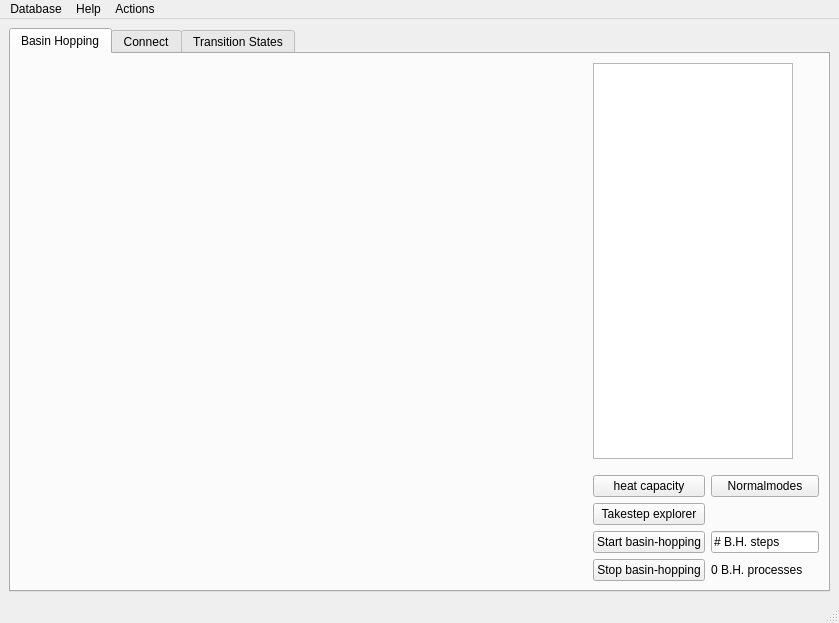
<?xml version="1.0" encoding="UTF-8"?>
<ui version="4.0">
 <class>MainWindow</class>
 <widget class="QMainWindow" name="MainWindow">
  <property name="geometry">
   <rect>
    <x>0</x>
    <y>0</y>
    <width>839</width>
    <height>623</height>
   </rect>
  </property>
  <property name="sizePolicy">
   <sizepolicy hsizetype="Expanding" vsizetype="Expanding">
    <horstretch>0</horstretch>
    <verstretch>0</verstretch>
   </sizepolicy>
  </property>
  <property name="windowTitle">
   <string>MainWindow</string>
  </property>
  <widget class="QWidget" name="centralwidget">
   <layout class="QGridLayout" name="gridLayout">
    <item row="0" column="0">
     <widget class="QTabWidget" name="tabWidget">
      <property name="currentIndex">
       <number>0</number>
      </property>
      <widget class="QWidget" name="BHTab">
       <attribute name="title">
        <string>Basin Hopping</string>
       </attribute>
       <layout class="QVBoxLayout" name="verticalLayout_4">
        <item>
         <layout class="QHBoxLayout" name="horizontalLayout_3">
          <item>
           <widget class="Show3D" name="ogl_main" native="true">
            <property name="sizePolicy">
             <sizepolicy hsizetype="Expanding" vsizetype="Expanding">
              <horstretch>0</horstretch>
              <verstretch>0</verstretch>
             </sizepolicy>
            </property>
           </widget>
          </item>
          <item>
           <layout class="QVBoxLayout" name="verticalLayout_3">
            <item>
             <widget class="QTableView" name="list_minima_main">
              <property name="sizePolicy">
               <sizepolicy hsizetype="Maximum" vsizetype="Expanding">
                <horstretch>0</horstretch>
                <verstretch>0</verstretch>
               </sizepolicy>
              </property>
              <property name="maximumSize">
               <size>
                <width>200</width>
                <height>16777215</height>
               </size>
              </property>
              <property name="editTriggers">
               <set>QAbstractItemView::NoEditTriggers</set>
              </property>
              <property name="selectionMode">
               <enum>QAbstractItemView::SingleSelection</enum>
              </property>
              <property name="sortingEnabled">
               <bool>true</bool>
              </property>
              <attribute name="horizontalHeaderCascadingSectionResizes">
               <bool>true</bool>
              </attribute>
              <attribute name="horizontalHeaderDefaultSectionSize">
               <number>80</number>
              </attribute>
              <attribute name="horizontalHeaderShowSortIndicator" stdset="0">
               <bool>true</bool>
              </attribute>
              <attribute name="horizontalHeaderStretchLastSection">
               <bool>false</bool>
              </attribute>
              <attribute name="verticalHeaderVisible">
               <bool>false</bool>
              </attribute>
              <attribute name="verticalHeaderCascadingSectionResizes">
               <bool>false</bool>
              </attribute>
              <attribute name="verticalHeaderShowSortIndicator" stdset="0">
               <bool>false</bool>
              </attribute>
             </widget>
            </item>
            <item>
             <layout class="QGridLayout" name="gridLayout_3">
              <property name="topMargin">
               <number>10</number>
              </property>
              <item row="4" column="0">
               <widget class="QPushButton" name="btn_stop_basinhopping">
                <property name="toolTip">
                 <string>&lt;html&gt;&lt;head/&gt;&lt;body&gt;&lt;p&gt;Stop all basinhopping processes&lt;/p&gt;&lt;/body&gt;&lt;/html&gt;</string>
                </property>
                <property name="text">
                 <string>Stop basin-hopping</string>
                </property>
               </widget>
              </item>
              <item row="0" column="1">
               <widget class="QPushButton" name="pushNormalmodesMin">
                <property name="toolTip">
                 <string>&lt;html&gt;&lt;head/&gt;&lt;body&gt;&lt;p&gt;launch a tool to explore the normal modees of the current structure&lt;/p&gt;&lt;/body&gt;&lt;/html&gt;</string>
                </property>
                <property name="text">
                 <string>Normalmodes</string>
                </property>
               </widget>
              </item>
              <item row="2" column="0">
               <widget class="QPushButton" name="pushTakestepExplorer">
                <property name="toolTip">
                 <string>&lt;html&gt;&lt;head/&gt;&lt;body&gt;&lt;p&gt;launch a tool to look at the basinhopping steps in detail&lt;/p&gt;&lt;/body&gt;&lt;/html&gt;</string>
                </property>
                <property name="text">
                 <string>Takestep explorer</string>
                </property>
               </widget>
              </item>
              <item row="0" column="0">
               <widget class="QPushButton" name="btn_heat_capacity">
                <property name="toolTip">
                 <string>&lt;html&gt;&lt;head/&gt;&lt;body&gt;&lt;p&gt;launch a tool to compute the heat capacity in the harmonic superposition approximation&lt;/p&gt;&lt;/body&gt;&lt;/html&gt;</string>
                </property>
                <property name="text">
                 <string>heat capacity</string>
                </property>
               </widget>
              </item>
              <item row="3" column="0">
               <widget class="QPushButton" name="btn_start_basinhopping">
                <property name="toolTip">
                 <string>&lt;html&gt;&lt;head/&gt;&lt;body&gt;&lt;p&gt;Start a basinhopping run&lt;/p&gt;&lt;/body&gt;&lt;/html&gt;</string>
                </property>
                <property name="text">
                 <string>Start basin-hopping</string>
                </property>
               </widget>
              </item>
              <item row="4" column="1">
               <widget class="QLabel" name="label_bh_nproc">
                <property name="toolTip">
                 <string>&lt;html&gt;&lt;head/&gt;&lt;body&gt;&lt;p&gt;This lists the number of basinhopping processes currently running in parallel&lt;/p&gt;&lt;/body&gt;&lt;/html&gt;</string>
                </property>
                <property name="text">
                 <string>0 B.H. processes</string>
                </property>
               </widget>
              </item>
              <item row="3" column="1">
               <widget class="QLineEdit" name="lineEdit_bh_nsteps">
                <property name="sizePolicy">
                 <sizepolicy hsizetype="Minimum" vsizetype="Fixed">
                  <horstretch>0</horstretch>
                  <verstretch>0</verstretch>
                 </sizepolicy>
                </property>
                <property name="toolTip">
                 <string>&lt;html&gt;&lt;head/&gt;&lt;body&gt;&lt;p&gt;Set the number of basinhopping iterations&lt;/p&gt;&lt;/body&gt;&lt;/html&gt;</string>
                </property>
                <property name="text">
                 <string># B.H. steps</string>
                </property>
               </widget>
              </item>
             </layout>
            </item>
           </layout>
          </item>
         </layout>
        </item>
       </layout>
      </widget>
      <widget class="QWidget" name="NEBTab">
       <attribute name="title">
        <string>Connect</string>
       </attribute>
       <layout class="QHBoxLayout" name="horizontalLayout">
        <item>
         <layout class="QVBoxLayout" name="verticalLayout">
          <property name="leftMargin">
           <number>5</number>
          </property>
          <item>
           <widget class="Show3DWithSlider" name="oglPath" native="true">
            <property name="sizePolicy">
             <sizepolicy hsizetype="Expanding" vsizetype="Preferred">
              <horstretch>0</horstretch>
              <verstretch>0</verstretch>
             </sizepolicy>
            </property>
           </widget>
          </item>
         </layout>
        </item>
        <item>
         <layout class="QVBoxLayout" name="verticalLayout_2">
          <property name="leftMargin">
           <number>6</number>
          </property>
          <item>
           <layout class="QVBoxLayout" name="verticalLayout_5" stretch="0,0,0">
            <item>
             <widget class="QTableView" name="listMinima1">
              <property name="sizePolicy">
               <sizepolicy hsizetype="Maximum" vsizetype="Expanding">
                <horstretch>0</horstretch>
                <verstretch>0</verstretch>
               </sizepolicy>
              </property>
              <property name="maximumSize">
               <size>
                <width>200</width>
                <height>16777215</height>
               </size>
              </property>
              <property name="editTriggers">
               <set>QAbstractItemView::NoEditTriggers</set>
              </property>
              <property name="selectionMode">
               <enum>QAbstractItemView::SingleSelection</enum>
              </property>
              <property name="sortingEnabled">
               <bool>true</bool>
              </property>
              <attribute name="horizontalHeaderDefaultSectionSize">
               <number>85</number>
              </attribute>
              <attribute name="verticalHeaderVisible">
               <bool>false</bool>
              </attribute>
             </widget>
            </item>
            <item>
             <widget class="QTableView" name="listMinima2">
              <property name="sizePolicy">
               <sizepolicy hsizetype="Maximum" vsizetype="Expanding">
                <horstretch>0</horstretch>
                <verstretch>0</verstretch>
               </sizepolicy>
              </property>
              <property name="maximumSize">
               <size>
                <width>200</width>
                <height>16777215</height>
               </size>
              </property>
              <property name="editTriggers">
               <set>QAbstractItemView::NoEditTriggers</set>
              </property>
              <property name="selectionMode">
               <enum>QAbstractItemView::SingleSelection</enum>
              </property>
              <property name="sortingEnabled">
               <bool>true</bool>
              </property>
              <attribute name="horizontalHeaderDefaultSectionSize">
               <number>80</number>
              </attribute>
              <attribute name="verticalHeaderVisible">
               <bool>false</bool>
              </attribute>
             </widget>
            </item>
            <item>
             <layout class="QGridLayout" name="gridLayout_2">
              <property name="leftMargin">
               <number>20</number>
              </property>
              <property name="topMargin">
               <number>0</number>
              </property>
              <property name="rightMargin">
               <number>20</number>
              </property>
              <item row="1" column="0">
               <widget class="QPushButton" name="btnAlign">
                <property name="sizePolicy">
                 <sizepolicy hsizetype="Maximum" vsizetype="Fixed">
                  <horstretch>0</horstretch>
                  <verstretch>0</verstretch>
                 </sizepolicy>
                </property>
                <property name="maximumSize">
                 <size>
                  <width>100</width>
                  <height>100</height>
                 </size>
                </property>
                <property name="toolTip">
                 <string>&lt;html&gt;&lt;head/&gt;&lt;body&gt;&lt;p&gt;Find best alignment between two structures&lt;/p&gt;&lt;/body&gt;&lt;/html&gt;</string>
                </property>
                <property name="text">
                 <string>Align</string>
                </property>
               </widget>
              </item>
              <item row="3" column="1">
               <widget class="QPushButton" name="btnReconnect">
                <property name="toolTip">
                 <string>&lt;html&gt;&lt;head/&gt;&lt;body&gt;&lt;p&gt;Start a fresh double ended connect run&lt;/p&gt;&lt;/body&gt;&lt;/html&gt;</string>
                </property>
                <property name="text">
                 <string>Reconnect</string>
                </property>
               </widget>
              </item>
              <item row="2" column="0">
               <widget class="QPushButton" name="btnNEB">
                <property name="sizePolicy">
                 <sizepolicy hsizetype="Maximum" vsizetype="Fixed">
                  <horstretch>0</horstretch>
                  <verstretch>0</verstretch>
                 </sizepolicy>
                </property>
                <property name="maximumSize">
                 <size>
                  <width>100</width>
                  <height>16777215</height>
                 </size>
                </property>
                <property name="toolTip">
                 <string>&lt;html&gt;&lt;head/&gt;&lt;body&gt;&lt;p&gt;Start an NEB run (no alignment is done)&lt;/p&gt;&lt;/body&gt;&lt;/html&gt;</string>
                </property>
                <property name="text">
                 <string>NEB</string>
                </property>
               </widget>
              </item>
              <item row="3" column="0">
               <widget class="QPushButton" name="btnConnect">
                <property name="toolTip">
                 <string>&lt;html&gt;&lt;head/&gt;&lt;body&gt;&lt;p&gt;Start a double ended connect run&lt;/p&gt;&lt;/body&gt;&lt;/html&gt;</string>
                </property>
                <property name="text">
                 <string>Connect</string>
                </property>
               </widget>
              </item>
              <item row="5" column="0">
               <widget class="QPushButton" name="btnShowGraph">
                <property name="toolTip">
                 <string>&lt;html&gt;&lt;head/&gt;&lt;body&gt;&lt;p&gt;Show the graph of minima and transition states&lt;/p&gt;&lt;/body&gt;&lt;/html&gt;</string>
                </property>
                <property name="text">
                 <string>Show graph</string>
                </property>
               </widget>
              </item>
              <item row="5" column="1">
               <widget class="QPushButton" name="btnDisconnectivity_graph">
                <property name="toolTip">
                 <string>&lt;html&gt;&lt;head/&gt;&lt;body&gt;&lt;p&gt;Show the disconnectivity graph&lt;/p&gt;&lt;/body&gt;&lt;/html&gt;</string>
                </property>
                <property name="text">
                 <string>Disconnectivity graph</string>
                </property>
               </widget>
              </item>
              <item row="4" column="1">
               <widget class="QPushButton" name="btn_connect_in_optim">
                <property name="toolTip">
                 <string>&lt;html&gt;&lt;head/&gt;&lt;body&gt;&lt;p&gt;Spawn an external OPTIM job&lt;/p&gt;&lt;/body&gt;&lt;/html&gt;</string>
                </property>
                <property name="text">
                 <string>Connect in OPTIM</string>
                </property>
               </widget>
              </item>
              <item row="4" column="0">
               <widget class="QPushButton" name="btn_connect_all">
                <property name="text">
                 <string>Connect All</string>
                </property>
               </widget>
              </item>
              <item row="1" column="1">
               <widget class="QPushButton" name="btn_close_all">
                <property name="text">
                 <string>Close windows</string>
                </property>
               </widget>
              </item>
              <item row="2" column="1">
               <widget class="QPushButton" name="btn_rates">
                <property name="text">
                 <string>Compute rates</string>
                </property>
               </widget>
              </item>
             </layout>
            </item>
           </layout>
          </item>
         </layout>
        </item>
       </layout>
      </widget>
      <widget class="QWidget" name="TSTab">
       <attribute name="title">
        <string>Transition States</string>
       </attribute>
       <layout class="QGridLayout" name="gridLayout_8">
        <item row="0" column="0">
         <widget class="Show3DWithSlider" name="oglTS" native="true">
          <property name="sizePolicy">
           <sizepolicy hsizetype="Expanding" vsizetype="Preferred">
            <horstretch>0</horstretch>
            <verstretch>0</verstretch>
           </sizepolicy>
          </property>
         </widget>
        </item>
        <item row="0" column="2">
         <layout class="QVBoxLayout" name="verticalLayout_9" stretch="0,0">
          <item>
           <widget class="QTableView" name="list_TS">
            <property name="sizePolicy">
             <sizepolicy hsizetype="Expanding" vsizetype="Expanding">
              <horstretch>0</horstretch>
              <verstretch>0</verstretch>
             </sizepolicy>
            </property>
            <property name="maximumSize">
             <size>
              <width>300</width>
              <height>16777215</height>
             </size>
            </property>
            <property name="editTriggers">
             <set>QAbstractItemView::NoEditTriggers</set>
            </property>
            <property name="selectionMode">
             <enum>QAbstractItemView::SingleSelection</enum>
            </property>
            <property name="sortingEnabled">
             <bool>true</bool>
            </property>
            <attribute name="horizontalHeaderCascadingSectionResizes">
             <bool>true</bool>
            </attribute>
            <attribute name="horizontalHeaderDefaultSectionSize">
             <number>80</number>
            </attribute>
            <attribute name="horizontalHeaderMinimumSectionSize">
             <number>20</number>
            </attribute>
            <attribute name="verticalHeaderVisible">
             <bool>false</bool>
            </attribute>
           </widget>
          </item>
          <item>
           <widget class="QPushButton" name="pushNormalmodesTS">
            <property name="text">
             <string>Normalmodes</string>
            </property>
           </widget>
          </item>
         </layout>
        </item>
       </layout>
      </widget>
     </widget>
    </item>
   </layout>
  </widget>
  <widget class="QMenuBar" name="menubar">
   <property name="geometry">
    <rect>
     <x>0</x>
     <y>0</y>
     <width>839</width>
     <height>25</height>
    </rect>
   </property>
   <widget class="QMenu" name="menuSimulation">
    <property name="title">
     <string>Database</string>
    </property>
    <addaction name="action_db_connect"/>
   </widget>
   <widget class="QMenu" name="menuHelp">
    <property name="title">
     <string>Help</string>
    </property>
    <addaction name="actionAbout"/>
   </widget>
   <widget class="QMenu" name="menuActions">
    <property name="title">
     <string>Actions</string>
    </property>
    <addaction name="action_delete_minimum"/>
    <addaction name="action_merge_minima"/>
    <addaction name="action_edit_params"/>
    <addaction name="action_compute_thermodynamic_info"/>
   </widget>
   <addaction name="menuSimulation"/>
   <addaction name="menuHelp"/>
   <addaction name="menuActions"/>
  </widget>
  <widget class="QStatusBar" name="statusbar"/>
  <action name="actionNew">
   <property name="text">
    <string>New</string>
   </property>
  </action>
  <action name="actionClear">
   <property name="text">
    <string>Clear Database</string>
   </property>
  </action>
  <action name="action_db_connect">
   <property name="text">
    <string>Connect to Database</string>
   </property>
  </action>
  <action name="actionAbout">
   <property name="text">
    <string>About</string>
   </property>
  </action>
  <action name="action_delete_minimum">
   <property name="text">
    <string>Delete Minimum</string>
   </property>
  </action>
  <action name="action_edit_params">
   <property name="text">
    <string>Edit default parameters</string>
   </property>
  </action>
  <action name="action_merge_minima">
   <property name="text">
    <string>Merge Minima</string>
   </property>
  </action>
  <action name="action_compute_thermodynamic_info">
   <property name="text">
    <string>Compute thermodynamic info</string>
   </property>
  </action>
 </widget>
 <customwidgets>
  <customwidget>
   <class>Show3DWithSlider</class>
   <extends>QWidget</extends>
   <header>show3d_with_slider.h</header>
   <container>1</container>
  </customwidget>
  <customwidget>
   <class>Show3D</class>
   <extends>QWidget</extends>
   <header>pele.gui.show3d.h</header>
   <container>1</container>
  </customwidget>
 </customwidgets>
 <resources/>
 <connections/>
 <slots>
  <slot>save()</slot>
  <slot>load()</slot>
 </slots>
</ui>
